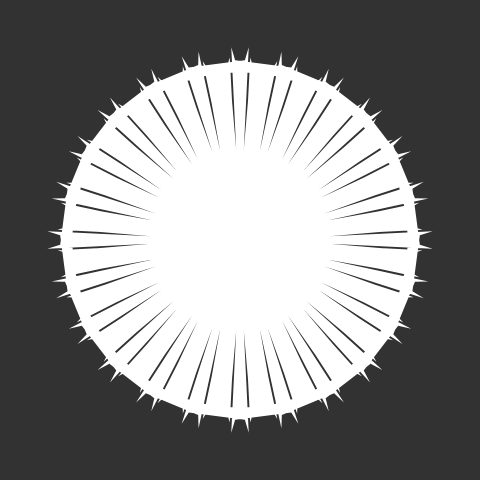
Frame 1 (no input)
Frame 60 (no input): identical to frame 1, image omitted
Frame 120 (the mouse pressed at the canvas centre since frame 60): identical to frame 1, image omitted

The p5.js sketch that drew this single still picture (run headless with seeded random() and noise() and a simulated clock; from frame 60 on, the mouse is pressed at the canvas centre):

// p5.js sketch
// ── sketch.js

let points = [];

function setup() {
  // the size of the canvas, sets the length and height
  createCanvas(480, 480);
  points = generateSnowflake(24, height/2);
}

function draw() {
  // sets the background color
  background(50);
  fill(255);
  noStroke();
  drawPoints(points, width/2, height/2);
}

function drawPoints(points, x, y) {
  beginShape();
  for (let i = 0; i < points.length; i++) {
    const point = points[i];
    vertex(x + point.x, y + point.y);
  }
  endShape(CLOSE);
}

function generateSnowflake(numSegments, radius) {
  const segmentPoints = pointsForSegment(numSegments, radius);
  return snowflakeFromSegment(numSegments, segmentPoints);
}

// creates the points for the segment, "numSegments" sets the number of segments, "radius" sets the maximum radius of the snowflake
function pointsForSegment(numSegments, radius) {
  // generates a random number of segments between 4 and 10
  const numPointsInSeg = int(random(4, 10));
  // an array that holds all of the points for the segment
  const segmentPoints = [];
  
  // calculates the angle for the segment
  const segmentAngle = PI/numSegments;
    // Generate random points in half of the segment
  // These are stored in polar coordinates
  for (let i = 0; i < numPointsInSeg; i++) {
    const a = random(segmentAngle);
    const r = random(radius);

    segmentPoints.push(createVector(a, r));
  }
  
  for (let i = numPointsInSeg - 1; i >= 0; i--) {
    const point = segmentPoints[i];
    segmentPoints.push(createVector(-point.x, point.y));
  }
  return segmentPoints;
}
// Takes the points that make up one segment
// and returns a list of points that make up an
// entire snowflake (in cartesian coordinates!)
function snowflakeFromSegment(numSegments, segmentPoints) {
    const points = [];
    for(let i = 0; i < numSegments; i ++) {
      const ang = i * TWO_PI/numSegments;
      
      for(let j = 0; j < segmentPoints.length; j ++) {
        const point = segmentPoints[j];   
        const x = cos(point.x + ang) * point.y;
        const y = sin(point.x + ang) * point.y;
        
        points.push(createVector(x, y));
      }
    }
    
    return points;
  }

function mouseReleased() {
  points = generateSnowflake(6, height/2);
}
